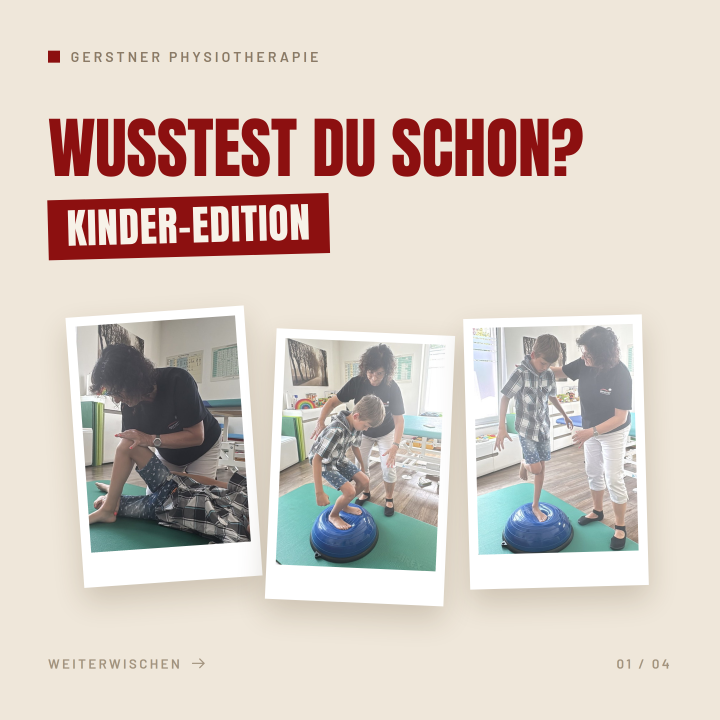
#> input picture social-media/kinder-edition/export/kinder-edition-01-hook.png, 2160 x 2160 px, given in place of 2772eda0-image.jpg, which was not available (shown at 1/3 size)
$ python crop.py
#> lines starting #> are read from the running program, lines starting #| are printed output that depends on the picture
from PIL import Image
U = '/root/.claude/uploads/6b3c0455-83b5-55c2-b784-2094c7c0553d/'
RATIO = 240 / 340  # Polaroid-Bildflaeche

# (Quelle, Ziel, y-Start, y-Ende, x-Mitte) - alles als Anteil des Bildes
jobs = [
    ('2772eda0-image.jpg', 'kfoto1.jpg', 0.24, 0.71, 0.55),
    ('b3ccfa7c-image.jpg', 'kfoto2.jpg', 0.21, 0.85, 0.50),
    ('f612495c-image.jpg', 'kfoto3.jpg', 0.19, 0.88, 0.57),
]

for src, dst, y0f, y1f, xcf in jobs:
    im = Image.open(U + src).convert('RGB')
#> im is the input picture: PIL image 2160x2160 RGB; mean R, G, B 214.5, 203, 193.9
    W, H = im.size
#> W = 2160; H = 2160
    y0, y1 = int(y0f * H), int(y1f * H)
#> y0 = 518; y1 = 1533
    h = y1 - y0
#> h = 1015
    w = int(h * RATIO)
#> w = 716
    if w > W:
        w = W
        h = int(w / RATIO)
        y1 = y0 + h
    xc = int(xcf * W)
#> xc = 1188
    x0 = max(0, min(W - w, xc - w // 2))
#> x0 = 830
    crop = im.crop((x0, y0, x0 + w, y1))
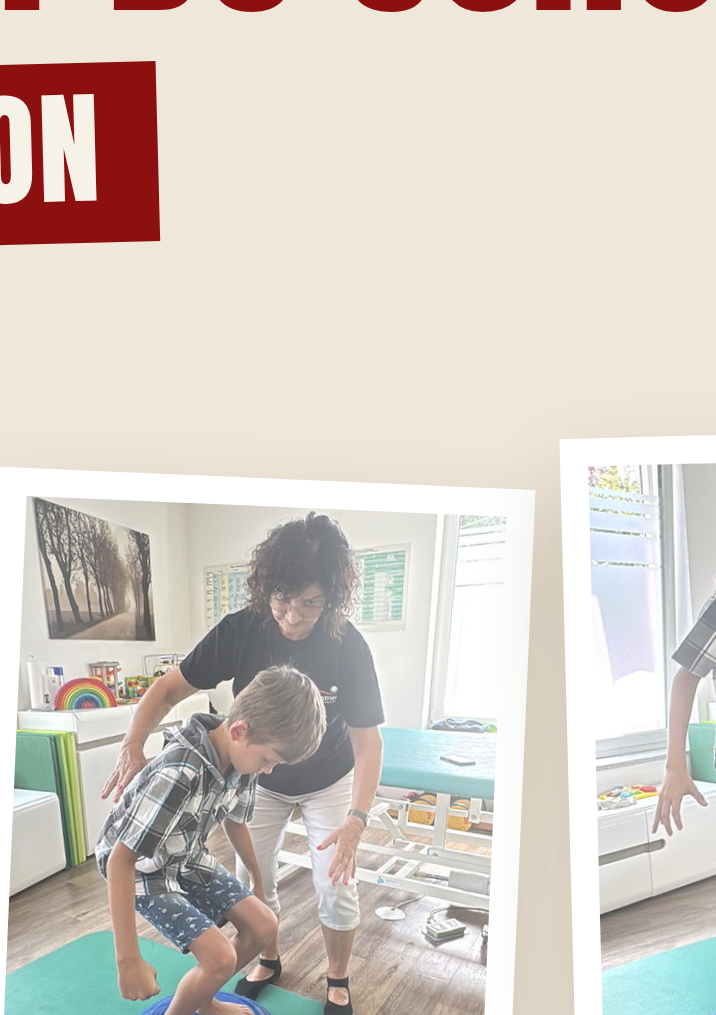
#> crop: PIL image 716x1015 RGB; mean R, G, B 213.8, 206.2, 198.1
    crop.thumbnail((640, 640 * 4), Image.LANCZOS)
#> crop: PIL image 640x907 RGB
    crop.save(dst, quality=88, subsampling=1)
    print('%s <- %s  box=(%d,%d,%d,%d)  out=%s' % (dst, src, x0, y0, x0 + w, y1, crop.size))
#| kfoto1.jpg <- 2772eda0-image.jpg  box=(830,518,1546,1533)  out=(640, 907)
#> pass 2 of the loop `for src, dst, y0f, y1f, xcf in jobs:`:
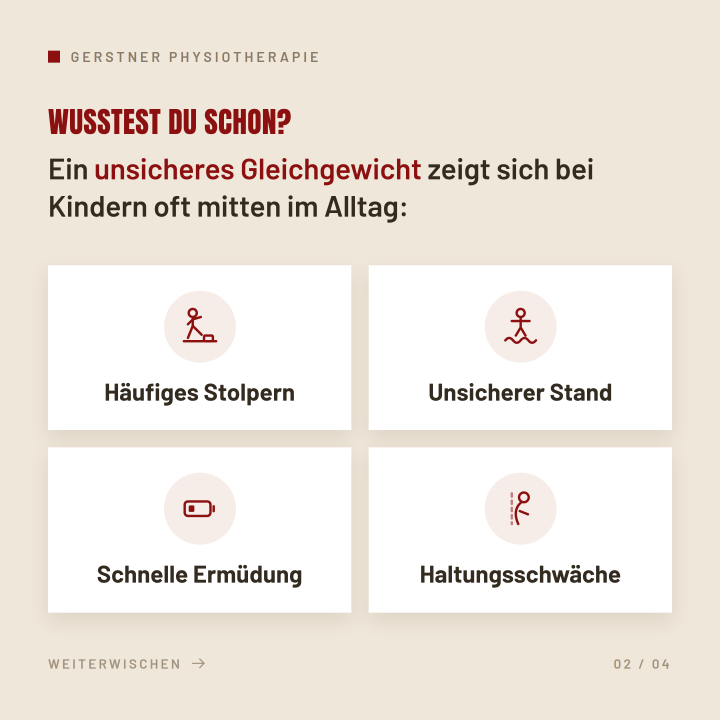
#> input picture social-media/kinder-edition/export/kinder-edition-02-anzeichen.png, 2160 x 2160 px, given in place of b3ccfa7c-image.jpg, which was not available (shown at 1/3 size)
#> im is the input picture: PIL image 2160x2160 RGB; mean R, G, B 238.8, 231.7, 223.6
#> `crop = im.crop((x0, y0, x0 + w, y1))`:
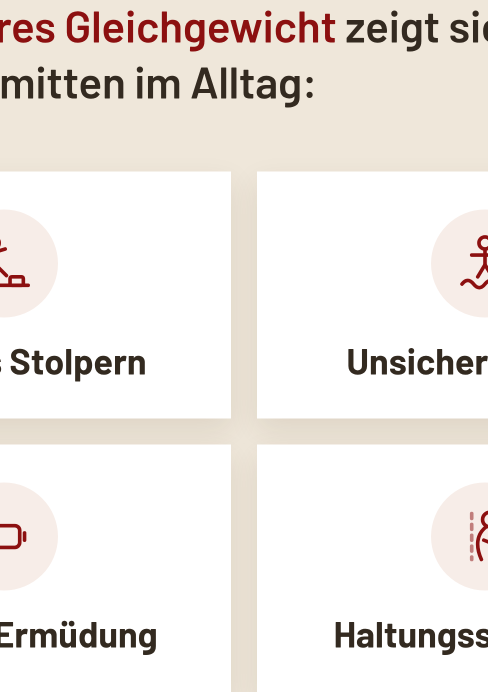
#> crop: PIL image 976x1383 RGB (shown at 1/2 size); mean R, G, B 240, 234.8, 230.3
#> `crop.thumbnail((640, 640 * 4), Image.LANCZOS)`:
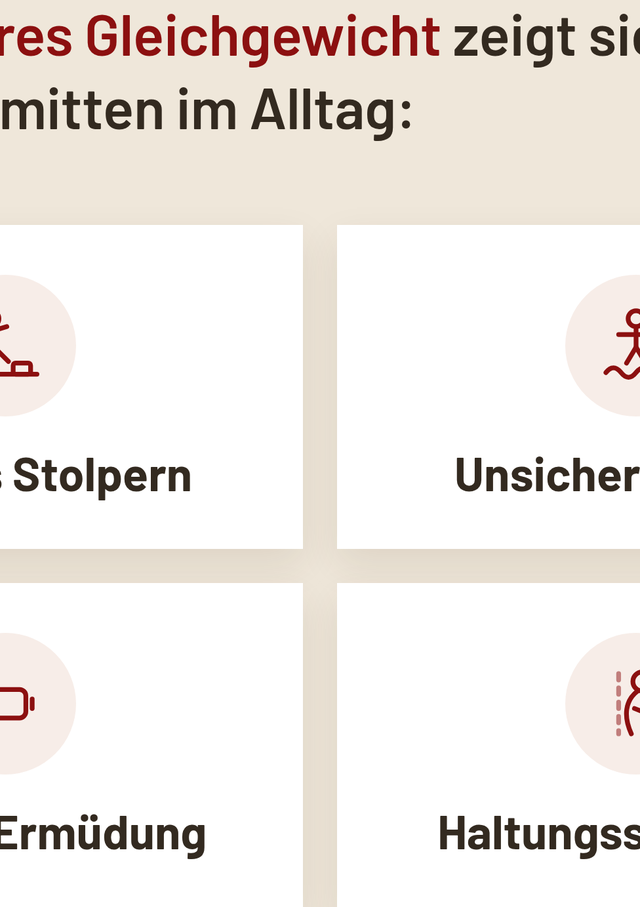
#> crop: PIL image 640x907 RGB; mean R, G, B 240, 234.8, 230.2
#| kfoto2.jpg <- b3ccfa7c-image.jpg  box=(592,453,1568,1836)  out=(640, 907)
